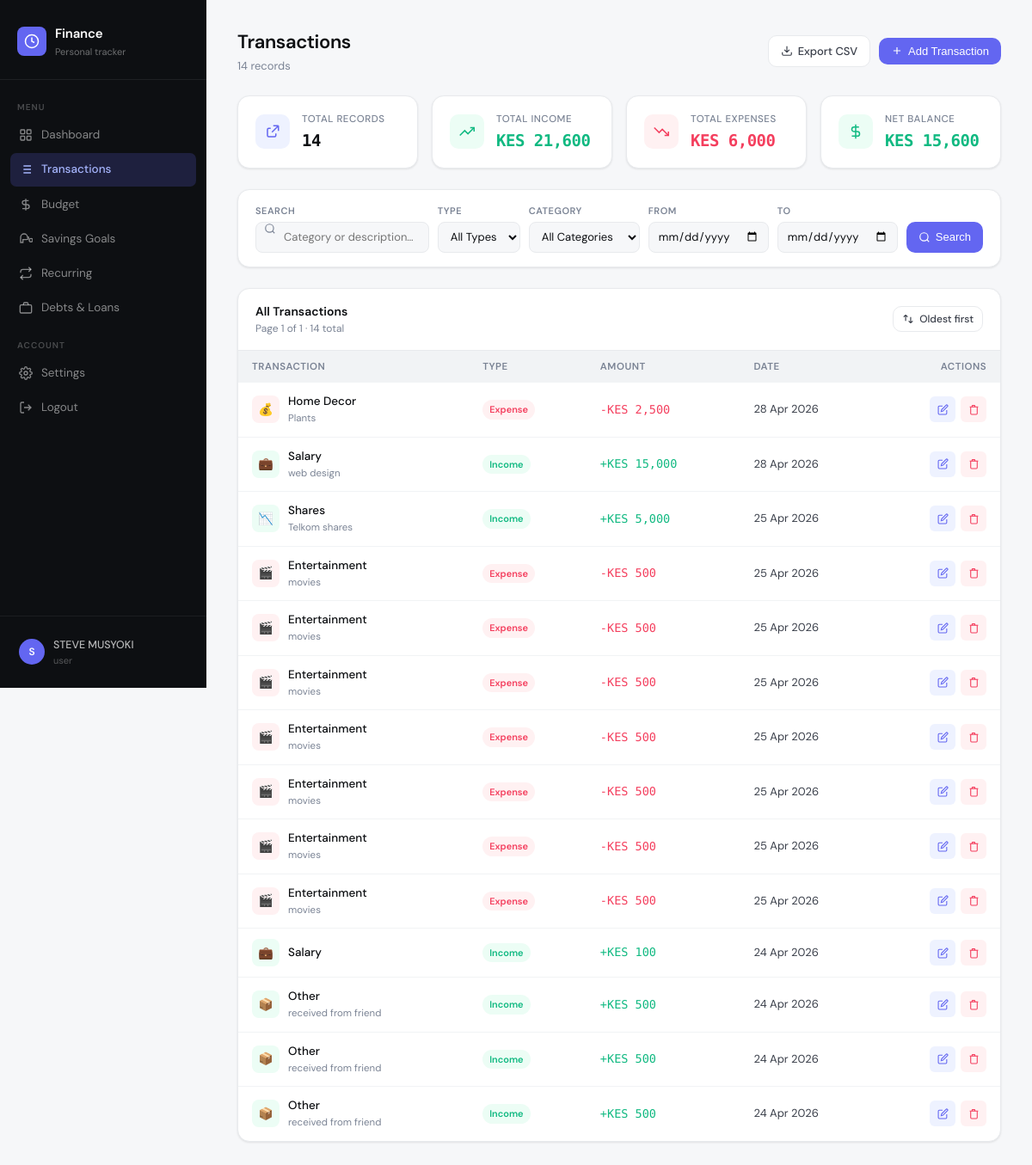
Before: /transactions.php (signed in) with the older database file.
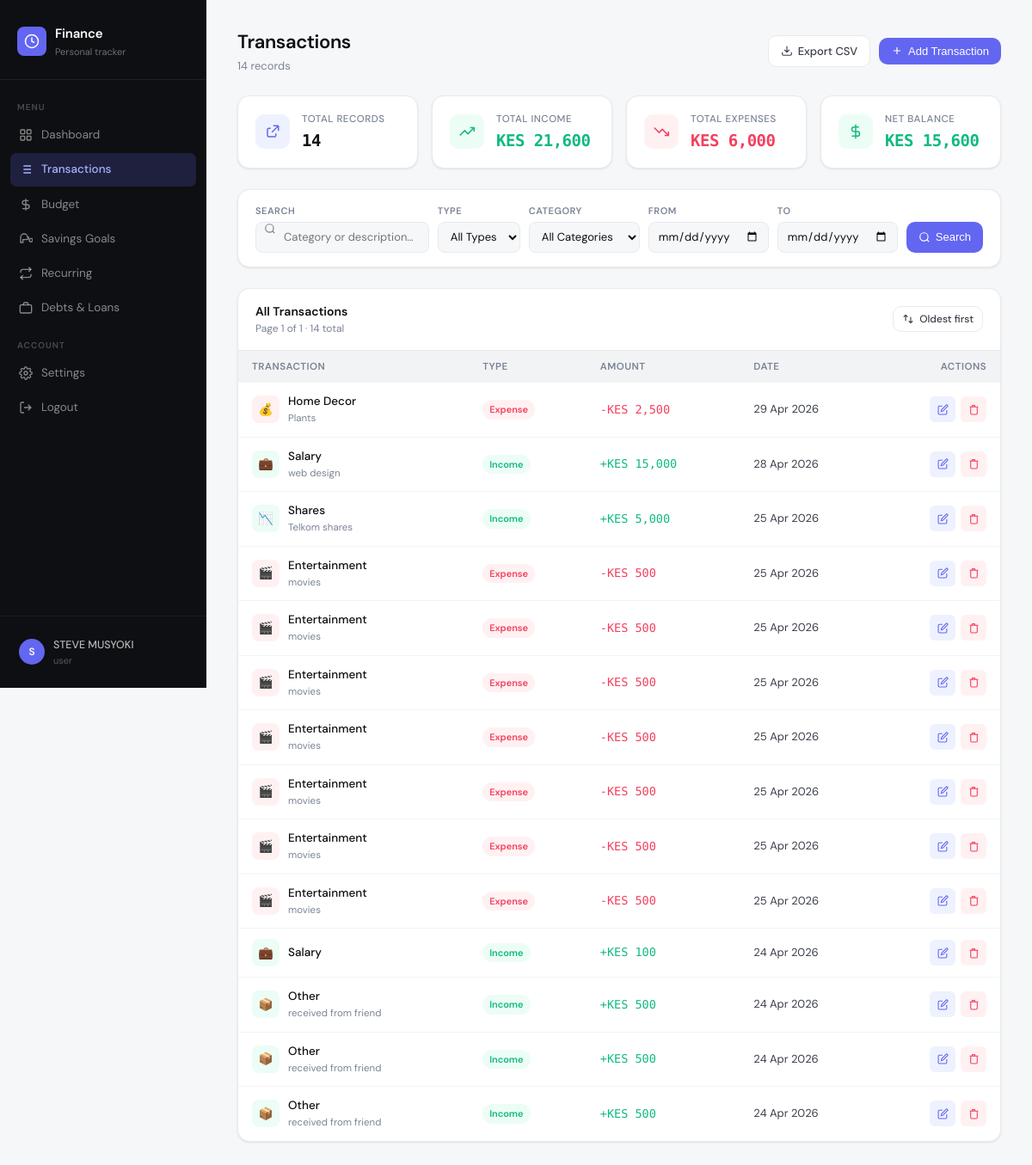
After: the same page with the newer database file.
### tables this page shows
CREATE TABLE `transactions` (
  `transaction_id` int(11) NOT NULL,
  `user_id` int(11) NOT NULL,
  `type` varchar(10) NOT NULL,
  `amount` decimal(10,2) NOT NULL,
  `category` varchar(50) DEFAULT NULL,
  `date` date NOT NULL,
  `is_deleted_by_user` tinyint(1) DEFAULT 0,
  `created_at` timestamp NOT NULL DEFAULT current_timestamp(),
  `description` varchar(255) DEFAULT NULL
);

### transactions.php (the view, shortened to what the changed rows need)
<?php
include 'db.php';
$user_id = (int) $_SESSION['user_id'];
$sort      = in_array($_GET['sort'] ?? '', ['asc','desc']) ? $_GET['sort'] : 'desc';
$page_num  = max(1, (int)($_GET['page'] ?? 1));
$per_page  = 15;
$offset    = ($page_num - 1) * $per_page;
$where = "WHERE user_id=? AND is_deleted_by_user=0";
$params = [$user_id];
$types  = 'i';
$order = "ORDER BY created_at $sort, transaction_id $sort";
$stmt = $conn->prepare("SELECT * FROM transactions $where $order LIMIT ? OFFSET ?");
$params[] = $per_page; $params[] = $offset;
$types .= 'ii';
$stmt->bind_param($types, ...$params);
$stmt->execute();
$transactions = $stmt->get_result();
function display_date($row) {
    $d = $row['date'] ?? '';
    if (empty($d) || $d === '0000-00-00') {
        return date('d M Y', strtotime($row['created_at']));
    }
    return date('d M Y', strtotime($d));
}
?>
<!DOCTYPE html>
<html lang="en">
<head>
</head>
<body>
<div class="layout">
<main class="main">
  <div class="table-card">
    <?php if ($transactions->num_rows > 0): ?>
    <table>
      <thead>
        <tr>
          <th>Transaction</th>
          <th>Type</th>
          <th>Amount</th>
          <th>Date</th>
          <th style="text-align:right;">Actions</th>
        </tr>
      </thead>
      <tbody>
        <?php while ($tx = $transactions->fetch_assoc()):
          $display_date = display_date($tx);
          $type_cls = strtolower($tx['type']) === 'income' ? 'income' : (strtolower($tx['type']) === 'expense' ? 'expense' : 'other');
          $sign = $type_cls === 'income' ? '+' : ($type_cls === 'expense' ? '-' : '');
          $icons = ['Food'=>'🍔','Transport'=>'🚗','Utilities'=>'💡','Entertainment'=>'🎬','Shopping'=>'🛍️','Health'=>'💊','Salary'=>'💼','Business'=>'📊','Investments'=>'📈','Shares'=>'📉','Freelance'=>'💻','Family'=>'👨‍👩‍👧','Rental'=>'🏠','Gift'=>'🎁','Other'=>'📦','salary'=>'💼','rent'=>'🏠','car'=>'🚗','loan'=>'💳','stocks'=>'📈','laptop'=>'💻','Traveling'=>'✈️'];
          $icon = $icons[$tx['category']] ?? '💰';
          $bg = $type_cls === 'income' ? '#ecfdf5' : ($type_cls === 'expense' ? '#fff1f2' : '#fffbeb');
        ?>
        <tr>
          <td>
            <div class="tx-category">
              <div class="tx-icon" style="background:<?php echo $bg; ?>"><?php echo $icon; ?></div>
              <div>
                <div class="tx-name"><?php echo htmlspecialchars(ucfirst($tx['category'])); ?></div>
                <?php if (!empty($tx['description'])): ?>
                <div class="tx-desc"><?php echo htmlspecialchars($tx['description']); ?></div>
                <?php endif; ?>
              </div>
            </div>
          </td>
          <td><span class="type-badge <?php echo $type_cls; ?>"><?php echo htmlspecialchars(ucfirst($tx['type'])); ?></span></td>
          <td><span class="amount <?php echo $type_cls; ?>"><?php echo $sign; ?>KES <?php echo number_format($tx['amount']); ?></span></td>
          <td><span class="tx-date-str"><?php echo $display_date; ?></span></td>
          <td>
            <div class="action-btns" style="justify-content:flex-end;">
              <button class="icon-btn edit" onclick="openEditModal(<?php echo htmlspecialchars(json_encode($tx)); ?>)" title="Edit">
                <svg viewBox="0 0 24 24" fill="none" stroke="currentColor" stroke-width="2"><path d="M11 4H4a2 2 0 0 0-2 2v14a2 2 0 0 0 2 2h14a2 2 0 0 0 2-2v-7"/><path d="M18.5 2.5a2.121 2.121 0 0 1 3 3L12 15l-4 1 1-4 9.5-9.5z"/></svg>
              </button>
              <button class="icon-btn del" onclick="openDeleteModal(<?php echo $tx['transaction_id']; ?>, '<?php echo htmlspecialchars(ucfirst($tx['category'])); ?>')" title="Delete">
                <svg viewBox="0 0 24 24" fill="none" stroke="currentColor" stroke-width="2"><polyline points="3 6 5 6 21 6"/><path d="M19 6v14a2 2 0 0 1-2 2H7a2 2 0 0 1-2-2V6m3 0V4a1 1 0 0 1 1-1h4a1 1 0 0 1 1 1v2"/></svg>
              </button>
            </div>
          </td>
        </tr>
        <?php endwhile; ?>
      </tbody>
    </table>
    <?php endif; ?>
  </div>
</main>
</div>
</body>
</html>

Changed rows visible on the page:
changed transactions "Home Decor": date "28 Apr 2026" → "29 Apr 2026"
